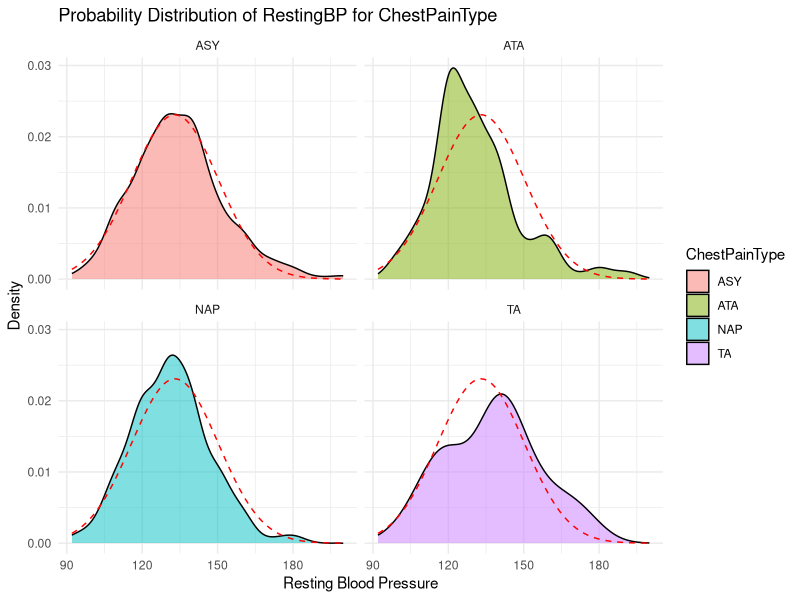
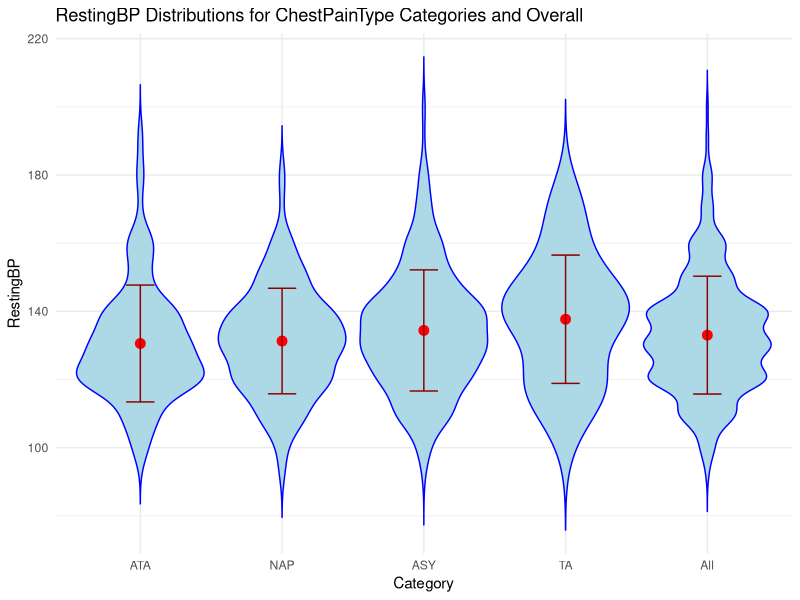
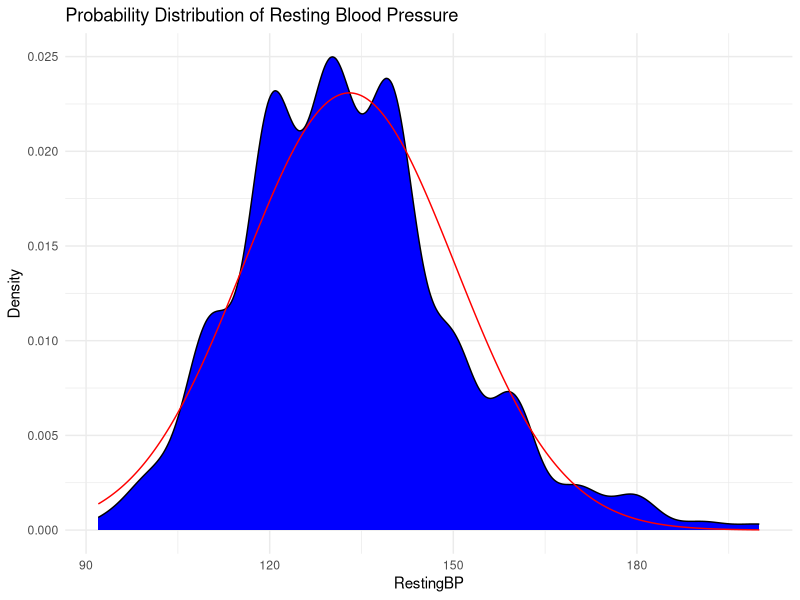

These figures' R source, in order:
## ---- chunk 1
library(readr)
data <- read_csv("heart.csv", show_col_types = FALSE)

min_max_values <- data.frame( Minimum = sapply(data[, c("Age", "RestingBP", "Cholesterol", "MaxHR")], min), Maximum = sapply(data[, c("Age", "RestingBP", "Cholesterol", "MaxHR")], max), Mean = sapply(data[, c("Age", "RestingBP", "Cholesterol", "MaxHR")], mean), Variance = sapply(data[, c("Age", "RestingBP", "Cholesterol", "MaxHR")], var) )

print(min_max_values)
## ---- chunk 2
library(ggplot2)
library(dplyr)

heart_data <- read.csv("heart.csv")


ggplot(heart_data, aes(x=RestingBP, fill=ChestPainType)) +
  geom_density(alpha=0.5) + 
  facet_wrap(~ChestPainType) + 
  stat_function(fun=dnorm, args=list(mean=mean(heart_data$RestingBP, na.rm=TRUE), 
                                     sd=sd(heart_data$RestingBP, na.rm=TRUE)), 
                color="red", linetype="dashed") +
  theme_minimal() +
  labs(title="Probability Distribution of RestingBP for ChestPainType",
       x="Resting Blood Pressure",
       y="Density")
## ---- chunk 3
library(ggplot2)
library(dplyr)

heart_data <- read.csv("heart.csv")

heart_data$ChestPainTypeOverall <- 'All'

# Durchschnitt und Varianz berechnen
stats <- heart_data %>%
  group_by(ChestPainType) %>%
  summarise(
    Mean = mean(RestingBP, na.rm = TRUE),
    SD = sd(RestingBP, na.rm = TRUE)
  ) %>%
  ungroup() 

overall_stats <- data.frame(
  ChestPainType = "All",
  Mean = mean(heart_data$RestingBP, na.rm = TRUE),
  SD = sd(heart_data$RestingBP, na.rm = TRUE)
)

stats <- rbind(stats, overall_stats)

# Violin-Grafik
p <- ggplot() +
  geom_violin(data = heart_data, aes(x=ChestPainTypeOverall, y=RestingBP), trim=FALSE, fill="lightblue", color="blue", scale="width") +
  geom_violin(data = heart_data, aes(x=ChestPainType, y=RestingBP), trim=FALSE, fill="lightblue", color="blue", scale="width") +
  geom_point(data = stats, aes(x=ChestPainType, y=Mean), color="red", size=3) +
  geom_errorbar(data = stats, aes(x=ChestPainType, ymin=Mean-SD, ymax=Mean+SD), width=0.2, color="darkred") +
  labs(title="RestingBP Distributions for ChestPainType Categories and Overall",
       x="Category",
       y="RestingBP") +
  theme_minimal() +
  scale_x_discrete(limits=c(unique(heart_data$ChestPainType), "All"))

print(p)
## ---- chunk 4
library(ggplot2)
library(readr)
library(dplyr)

data <- read_csv("heart.csv")

# Durchschnitt und Varianz berechnen
mean_bp <- mean(data$RestingBP)
sd_bp <- sd(data$RestingBP)

# Dichte-Grafik
density_plot <- ggplot(data, aes(x = RestingBP)) +
  geom_density(fill = "blue", color = "black") +
  labs(title = "Probability Distribution of Resting Blood Pressure",
       x = "RestingBP",
       y = "Density")

# Normmalverteilung dazu
x_values <- seq(min(data$RestingBP), max(data$RestingBP), length.out = 1000)
normal_curve <- data.frame(RestingBP = x_values, Density = dnorm(x_values, mean = mean_bp, sd = sd_bp))

# Zwei Grafiken kombinieren
final_plot <- density_plot +
  geom_line(data = normal_curve, aes(x = RestingBP, y = Density), color = "red") +
  theme_minimal()

final_plot
